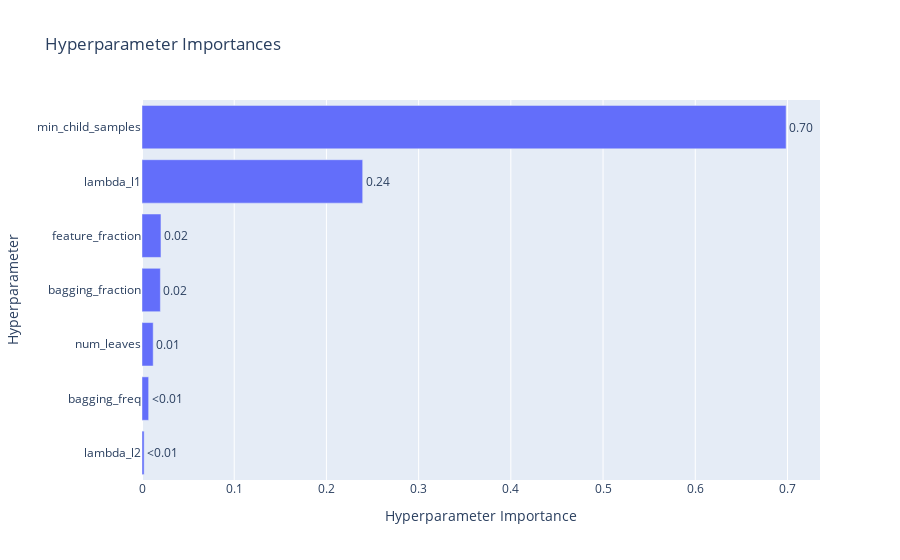

The notebook cell this image was saved under:
### Code cell
# パラメータの重要度を可視化
optuna.visualization.plot_param_importances(study).show()

### Figure 1 — Plotly figure (JSON) as saved in the notebook; plotly's stock layout.template omitted (floating-point values rounded to 4 significant figures)
{"data": [{"cliponaxis": false, "hovertemplate": ["lambda_l2 (FloatDistribution): 0.0023094853027432532<extra></extra>", "bagging_freq (IntDistribution): 0.007214680149409106<extra></extra>", "num_leaves (IntDistribution): 0.012139599229269432<extra></extra>", "bagging_fraction (FloatDistribution): 0.019931262651836753<extra></extra>", "feature_fraction (FloatDistribution): 0.020559510650156553<extra></extra>", "lambda_l1 (FloatDistribution): 0.2393331598416051<extra></extra>", "min_child_samples (IntDistribution): 0.6985123021749798<extra></extra>"], "name": "Objective Value", "orientation": "h", "text": ["<0.01", "<0.01", "0.01", "0.02", "0.02", "0.24", "0.70"], "textposition": "outside", "type": "bar", "x": [0.002309, 0.007215, 0.01214, 0.01993, 0.02056, 0.2393, 0.6985], "y": ["lambda_l2", "bagging_freq", "num_leaves", "bagging_fraction", "feature_fraction", "lambda_l1", "min_child_samples"]}], "layout": {"title": {"text": "Hyperparameter Importances"}, "xaxis": {"title": {"text": "Hyperparameter Importance"}}, "yaxis": {"title": {"text": "Hyperparameter"}}}}
